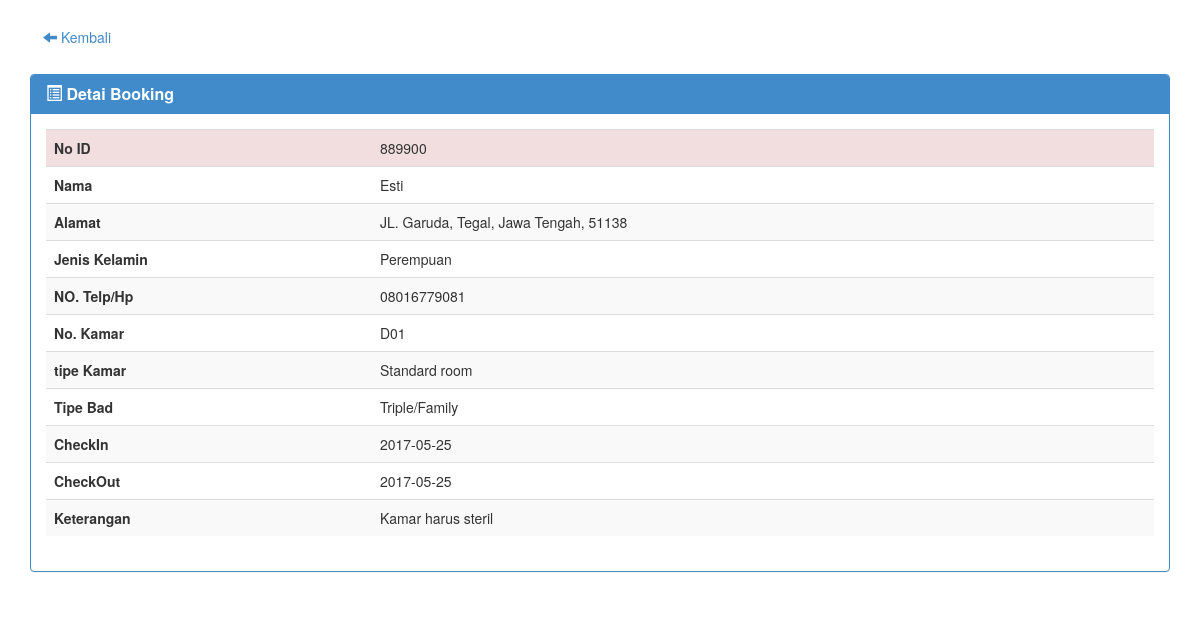
The app's page /detail.php?id=889900 with its own data.
### tables this page shows
CREATE TABLE IF NOT EXISTS `tamu` (
  `id` int(20) NOT NULL,
  `nama` varchar(40) NOT NULL,
  `jns_kel` varchar(20) NOT NULL,
  `notelp` char(13) NOT NULL,
  `jalan` varchar(100) NOT NULL,
  `provinsi` varchar(40) NOT NULL,
  `kota` varchar(30) NOT NULL,
  `kd_pos` int(7) NOT NULL,
  `tgl_checkin` date NOT NULL,
  `tgl_checkout` date NOT NULL,
  `keterangan` varchar(100) NOT NULL,
  `no_kamar` char(5) NOT NULL
);

CREATE TABLE IF NOT EXISTS `kamar` (
  `no_kamar` char(5) NOT NULL,
  `tipe_kamar` varchar(20) NOT NULL,
  `jml_ranjang` varchar(20) NOT NULL,
  `id` int(20) NOT NULL
);

### detail.php (the view, shortened to what this page needs)
<!DOCTYPE html>
<html>
<head>
    <link href="css/bootstrap.min.css" rel="stylesheet">
    <link href="css/datepicker.css" rel="stylesheet">
</head>
<body>
<div class="container">
    <br>
    <a class="btn" href="rekap.php"><span class="glyphicon glyphicon-arrow-left"></span>  Kembali</a><br><br>
    <?php
   $id_tm= $_GET['id'];
   $detail = mysql_query("SELECT tamu.id, tamu.nama, tamu.jns_kel, tamu.notelp, tamu.jalan, tamu.kota, tamu.provinsi, tamu.kd_pos, tamu.tgl_checkin, tamu.tgl_checkout, tamu.keterangan, kamar.no_kamar, kamar.tipe_kamar, kamar.jml_ranjang from tamu,kamar where tamu.id='$id_tm' LIMIT 1") or die(mysql_errno());
    while ($data=mysql_fetch_array($detail)){
    ?>
    <div class="row">
      <div class="col-md-12">
        <div class="panel panel-primary">
          <div class="panel-heading">
            <h3 class="panel-title"><i class="glyphicon glyphicon-list-alt"></i><b> Detai Booking</b> </h3>
          </div>
      <div class="panel-body">
        <table class="table table-responsive table-striped">
          <tbody>
            <tr>
                <td class="danger"><b>No ID<b></td>
                <td class="danger"><?php echo $data['id'] ?></td>
            </tr>
            <tr>
                <td><b>Nama<b></td>
                <td><?php echo $data['nama'] ?></td>
            </tr>
            <tr>
                <td><b>Alamat</b></td>
                <td><?php echo $data['jalan'] ?><?php echo ", "; ?> <?php echo $data['kota'] ?><?php echo ", "; ?><?php echo $data['provinsi'] ?><?php echo ", "; ?><?php echo $data['kd_pos'] ?></td>
            </tr>
            <tr>
                <td><b>Jenis Kelamin<b></td>
                <td><?php echo $data['jns_kel'] ?></td>
            </tr>
            <tr>
                <td><b>NO. Telp/Hp<b></td>
                <td><?php echo $data['notelp'] ?></td>
            </tr>
            <tr>
                <td><b>No. Kamar<b></td>
                <td><?php echo $data['no_kamar'] ?></td>
            </tr>
            <tr>
                <td><b>tipe Kamar<b></td>
                <td><?php echo $data['tipe_kamar'] ?></td>
            </tr>
            <tr>
                <td><b>Tipe Bad<b></td>
                <td><?php echo $data['jml_ranjang'] ?></td>
            </tr>
            <tr>
                <td><b>CheckIn<b></td>
                <td><?php echo $data['tgl_checkin'] ?></td>
            </tr>
            <tr>
                <td><b>CheckOut<b></td>
                <td><?php echo $data['tgl_checkout'] ?></td>
            </tr>
            <tr>
                <td><b>Keterangan<b></td>
                <td><?php echo $data['keterangan'] ?></td>
            </tr>
        </table>
      </div>
    </div>
        <?php
    }
    ?>
</div>

### records on screen
tamu: id "889900", nama "Esti", jalan "JL. Garuda", kota "Tegal", provinsi "Jawa Tengah", kd_pos "51138", jns_kel "Perempuan", notelp "08016779081", kamar.no_kamar "D01", kamar.tipe_kamar "Standard room", kamar.jml_ranjang "Triple/Family", tgl_checkin "2017-05-25", tgl_checkout "2017-05-25", keterangan "Kamar harus steril"
